Frame 1 (no input): blank canvas, image omitted
Frame 60 (the mouse pressed at the canvas centre just before this capture): blank canvas, image omitted
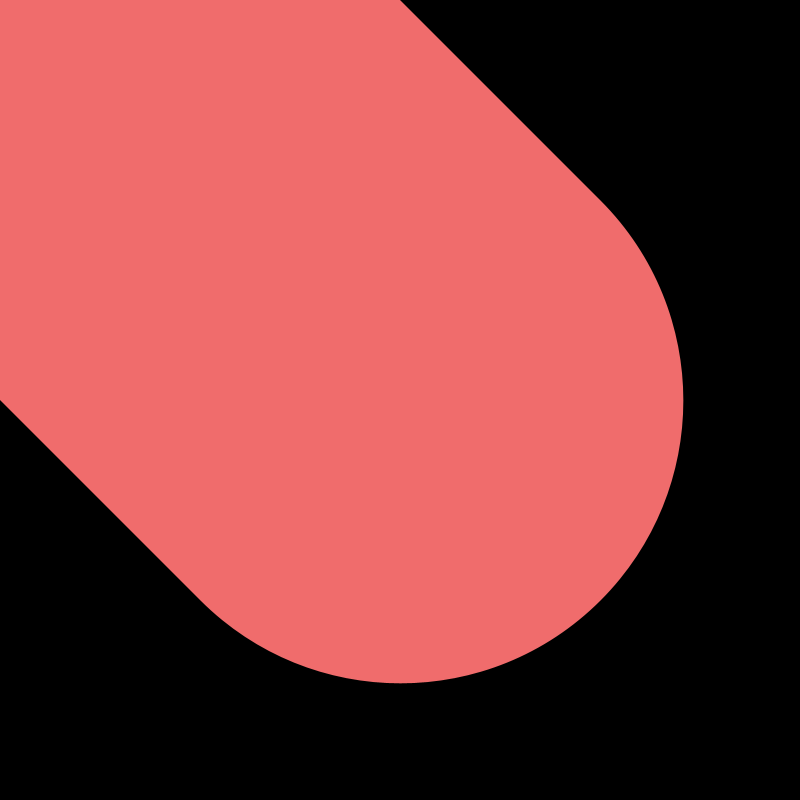
Frame 120 (the mouse held since frame 60 and released just before this capture)

The Processing sketch whose frames 1 and 60 were blank and that drew this single picture after the mouse press (run headless with seeded random() and noise(); from frame 60 on, the mouse is pressed at the canvas centre):

// Processing sketch: sausage_color
// ── sausage_color.pde
int hueVal;

void setup(){
  size(800, 800);
  smooth();
  background(0);
  colorMode(HSB);
  hueVal = 0;
}

void draw(){
  if(mousePressed){
    stroke(hueVal, 140, 240);
    strokeWeight(sqrt(abs(pow((pmouseX+pmouseY),2) - pow((mouseX+mouseY),2))/2));
    line(mouseX, mouseY, pmouseX, pmouseY);
    hueVal = int(mouseX%256);
  }
}  

void keyPressed(){
 background(0); 
}  
